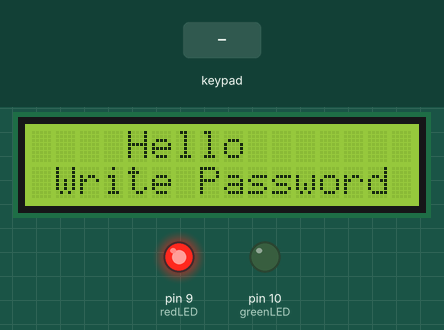
Simulated run of this sketch. Board: Arduino Uno, built with avr-gcc and run on an emulated ATmega328P. On the bench: 16×2 character LCD, output pins drawn as LEDs (lit = HIGH). The inputs (shaded band) are chosen by the test bench.

Above: at 1.2 s.
1.3 s: keypad keys 0 0 0 0 pressed 0.4 s apart
At 3.7 s:
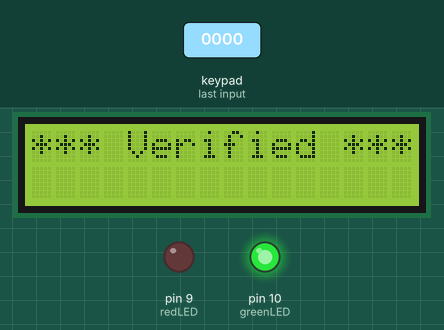
At 6.2 s:
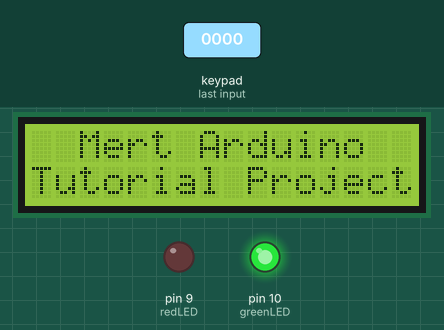
Timing chart, 0 to 7.7 s (numbered marks = the images above; inputs shaded):
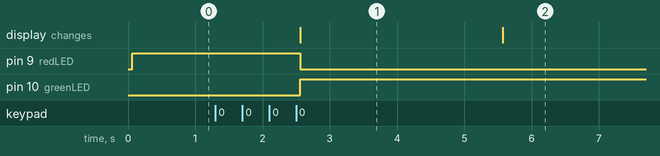

Measured:
- after the input at 1.3 s, pin 9 (redLED): HIGH → LOW after 1.3 s; pin 10 (greenLED): LOW → HIGH after 1.3 s; the display: changes after 1.3 s (image 1)
- what the display in image 1 shows lasts 3.0 s, from 2.6 s to 5.6 s

The sketch:

KeypadPass.ino
```cpp
#include <LiquidCrystal.h>
#include <Keypad.h>
#define redLED 9
#define greenLED 10

char* password ="0000";
int pozisyon = 0;
const byte rows = 4;
const byte cols = 4;
char keyMap [rows] [cols] = {
  {'1', '2', '3', 'A'},
  {'4', '5', '6', 'B'},
  {'7', '8', '9', 'C'},
  {'*', '0', '#', 'D'}
};
byte rowPins [rows] = {1, 2, 3, 4};
byte colPins [cols] = {5, 6, 7, 8};
Keypad myKeypad = Keypad( makeKeymap(keyMap), rowPins, colPins, rows, cols);
LiquidCrystal lcd (A0, A1, A2, A3, A4, A5);

void setup(){
  lcd.begin(16, 2);
  pinMode(redLED, OUTPUT);
  pinMode(greenLED, OUTPUT);
  setLocked (true);
}

void loop(){

  char whichKey = myKeypad.getKey();

  lcd.setCursor(0, 0);
  lcd.print("    Hello");
  lcd.setCursor(0, 1);
  lcd.print(" Write Password");

  if(whichKey == '*' || whichKey == '#' || whichKey == 'A' ||
  whichKey == 'B' || whichKey == 'C' || whichKey == 'D'){
    pozisyon=0;
    setLocked (true);
    lcd.clear();
    lcd.setCursor(0, 0);
    lcd.print("  Invalid Key!");
    delay(1000);
    lcd.clear();
  }
  if(whichKey == password [pozisyon]){
    pozisyon ++;
  }
  if(pozisyon == 4){
    setLocked (false);
    lcd.clear();
    lcd.setCursor(0, 0);
    lcd.print("*** Verified ***");
    delay(3000);
    lcd.clear();
    lcd.setCursor(0, 0);
    lcd.print("  Mert Arduino");
    lcd.setCursor(0, 1);
    lcd.print("Tutorial Project");
    delay(7000);
    lcd.clear();
  }
  delay(100);
}

void setLocked(int locked){
  if(locked){
    digitalWrite(redLED, HIGH);
    digitalWrite(greenLED, LOW);
    }
    else{
      digitalWrite(redLED, LOW);
      digitalWrite(greenLED, HIGH);
    }
  }
```
